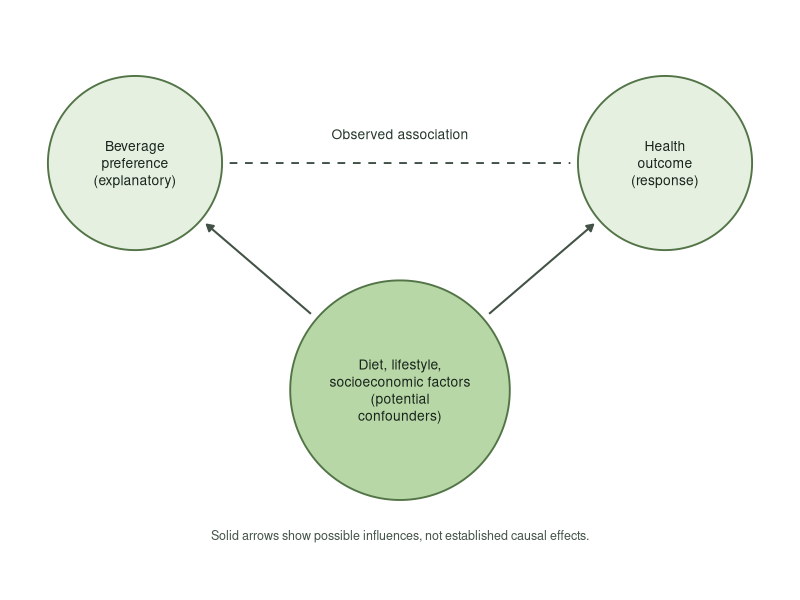
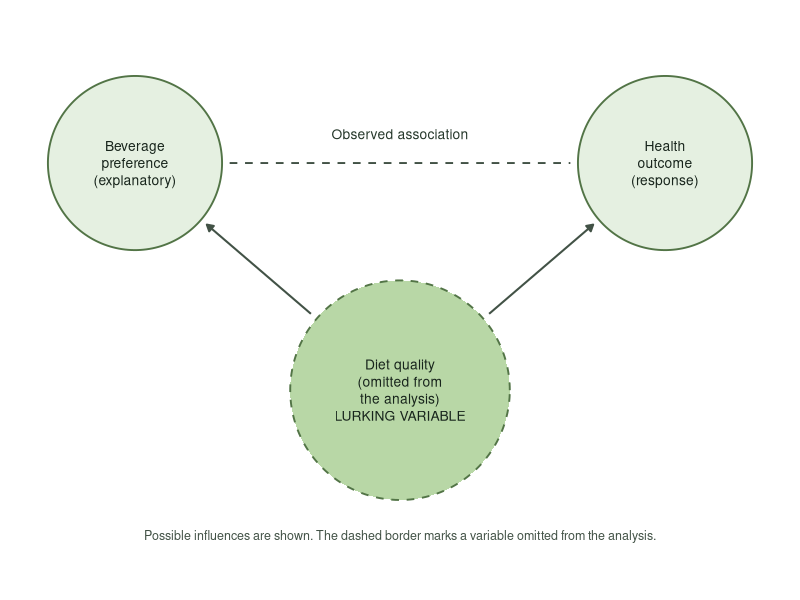
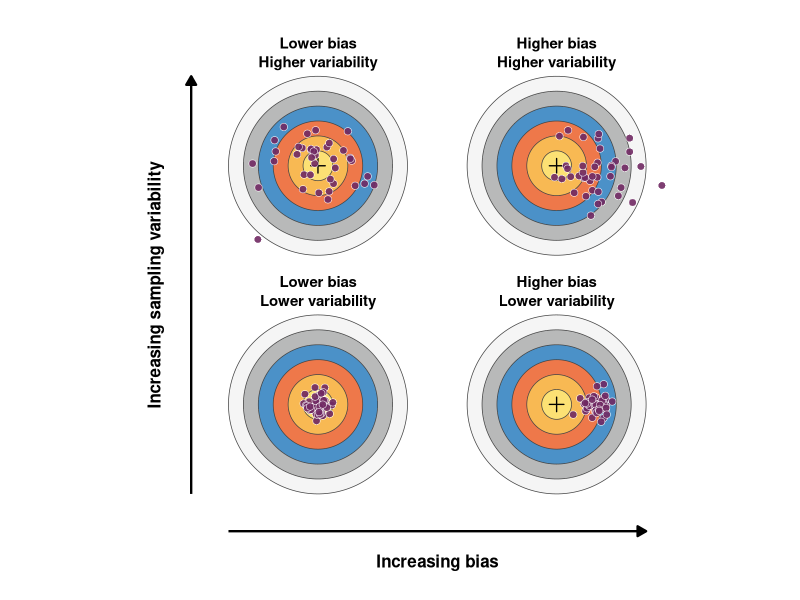
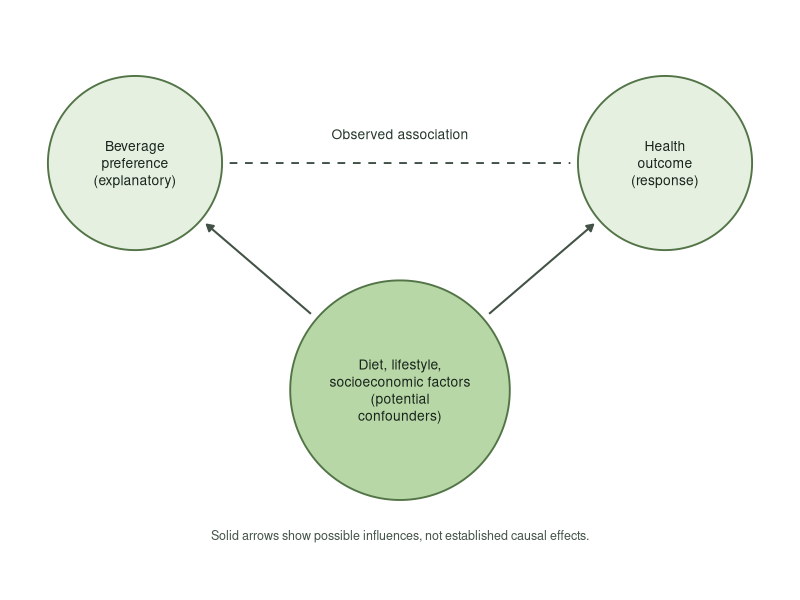
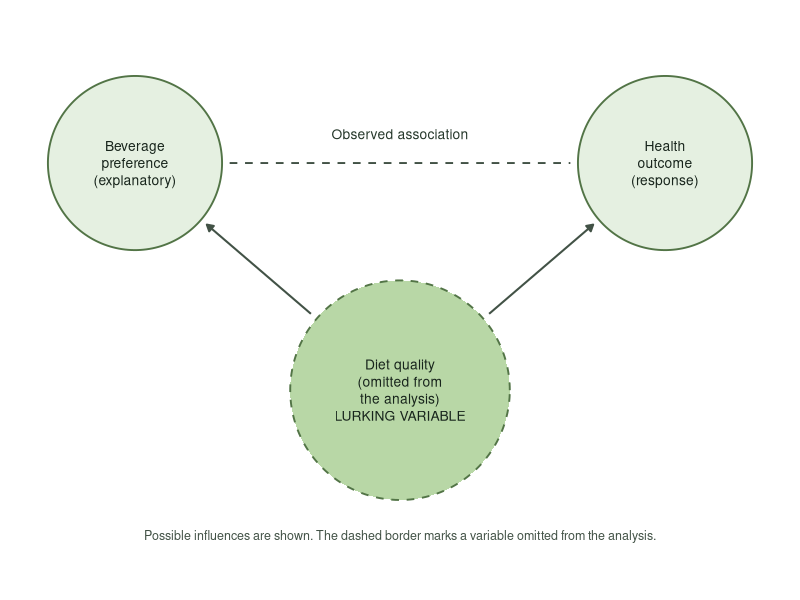
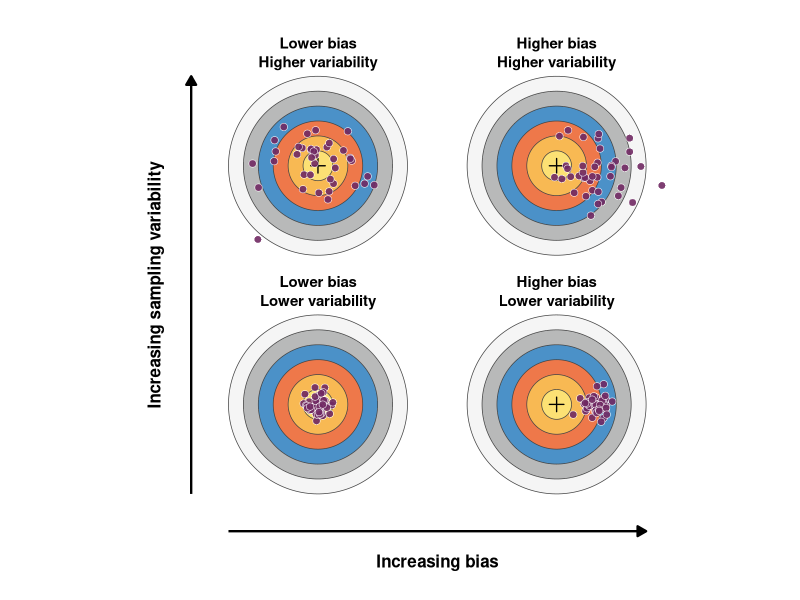

These figures' R source, in order:
## ---- chunk 1
knitr::opts_chunk$set(
  echo = TRUE,
  warning = FALSE,
  message = FALSE,
  error = FALSE,
  fig.align = "center",
  fig.width = 6,
  fig.height = 4
)

library(ggplot2)
library(dplyr)
library(tidyr)
library(gridExtra)

set.seed(123)

lecture_theme <- theme_minimal(base_size = 11) +
  theme(
    plot.title = element_text(size = 13, face = "bold", hjust = 0.5),
    axis.title = element_blank(),
    axis.text = element_blank(),
    panel.grid = element_blank(),
    plot.background = element_rect(fill = "white", colour = NA),
    panel.background = element_rect(fill = "white", colour = NA),
    plot.margin = margin(8, 10, 8, 10)
  )

lecture_chart_theme <- theme_minimal(base_size = 11) +
  theme(
    plot.title = element_text(size = 13, face = "bold", hjust = 0.5),
    plot.subtitle = element_text(size = 10.5, hjust = 0.5),
    axis.title = element_text(size = 11.5),
    axis.text = element_text(size = 9.5, colour = "#333333"),
    panel.grid.minor = element_blank(),
    plot.background = element_rect(fill = "white", colour = NA),
    panel.background = element_rect(fill = "white", colour = NA),
    plot.margin = margin(8, 10, 8, 10)
  )

save_plot <- function(filename, plot, width, height) {
  ggsave(
    filename = filename,
    plot = plot,
    width = width,
    height = height,
    units = "in",
    dpi = 300,
    bg = "white"
  )
}

# =============================================================
# Chapter 6: Confounding Diagram
# =============================================================
create_circle <- function(x0, y0, r, node_name, fill_colour,
                          border = "solid") {
  theta <- seq(0, 2 * pi, length.out = 180)

  data.frame(
    x = x0 + r * cos(theta),
    y = y0 + r * sin(theta),
    node = node_name,
    fill = fill_colour,
    border = border
  )
}

# Calculate endpoints so arrows stop outside the circles.
circle_edge <- function(from, to, r_from, r_to, gap = 0.10) {
  direction <- (to - from) / sqrt(sum((to - from)^2))

  start <- from + (r_from + gap) * direction
  end <- to - (r_to + gap) * direction

  data.frame(
    x = start[1],
    y = start[2],
    xend = end[1],
    yend = end[2]
  )
}

make_diagram <- function(lurking = FALSE) {
  explanatory <- c(0, 2.2)
  response <- c(7, 2.2)
  third_variable <- c(3.5, -0.8)

  upper_radius <- 1.15
  lower_radius <- 1.45

  circles <- rbind(
    create_circle(
      0, 2.2, upper_radius,
      "Explanatory", "#E5F0E1"
    ),
    create_circle(
      7, 2.2, upper_radius,
      "Response", "#E5F0E1"
    ),
    create_circle(
      3.5, -0.8, lower_radius,
      "Third variable", "#B8D7A6",
      border = if (lurking) "dashed" else "solid"
    )
  )

  # These arrows represent possible influences, not proven causes.
  influences <- rbind(
    circle_edge(
      third_variable, explanatory,
      lower_radius, upper_radius
    ),
    circle_edge(
      third_variable, response,
      lower_radius, upper_radius
    )
  )

  lower_label <- if (lurking) {
    "Diet quality\n(omitted from\nthe analysis)\nLURKING VARIABLE"
  } else {
    "Diet, lifestyle,\nsocioeconomic factors\n(potential\nconfounders)"
  }

  labels <- data.frame(
    x = c(0, 7, 3.5),
    y = c(2.2, 2.2, -0.8),
    label = c(
      "Beverage\npreference\n(explanatory)",
      "Health\noutcome\n(response)",
      lower_label
    )
  )

  caption <- if (lurking) {
    paste(
      "Possible influences are shown.",
      "The dashed border marks a variable omitted from the analysis."
    )
  } else {
    "Solid arrows show possible influences, not established causal effects."
  }

  ggplot() +
    # An observed association has no causal arrowhead.
    annotate(
      "segment",
      x = 1.25, y = 2.2,
      xend = 5.75, yend = 2.2,
      linetype = "dashed",
      linewidth = 0.65,
      colour = "#425246"
    ) +
    annotate(
      "text",
      x = 3.5, y = 2.58,
      label = "Observed association",
      size = 3.5,
      colour = "#26382B"
    ) +
    geom_segment(
      data = influences,
      aes(x = x, y = y, xend = xend, yend = yend),
      arrow = grid::arrow(
        length = grid::unit(0.18, "cm"),
        type = "closed"
      ),
      linewidth = 0.70,
      colour = "#425246"
    ) +
    geom_polygon(
      data = circles,
      aes(
        x = x, y = y,
        group = node,
        fill = fill,
        linetype = border
      ),
      colour = "#527446",
      linewidth = 0.65
    ) +
    scale_fill_identity() +
    scale_linetype_identity() +
    geom_text(
      data = labels,
      aes(x = x, y = y, label = label),
      size = 3.5,
      lineheight = 1.03,
      colour = "#18251C"
    ) +
    coord_fixed(
      xlim = c(-1.6, 8.6),
      ylim = c(-2.5, 3.6),
      expand = FALSE
    ) +
    labs(caption = caption) +
    theme_void() +
    theme(
      plot.caption = element_text(
        size = 9,
        colour = "#425246",
        hjust = 0.5,
        margin = margin(t = 8)
      ),
      plot.margin = margin(10, 10, 10, 10),
      plot.background = element_rect(
        fill = "white",
        colour = NA
      )
    )
}

# Create the two diagrams.
p_confound <- make_diagram(lurking = FALSE)
p_lurking <- make_diagram(lurking = TRUE)

# Display both diagrams in the knitted document.
print(p_confound)
print(p_lurking)

# Save image files for the Beamer slides.
ggsave(
  filename = "fig_ch6_confounding.png",
  plot = p_confound,
  width = 7,
  height = 4.5,
  units = "in",
  dpi = 300,
  bg = "white"
)

ggsave(
  filename = "fig_ch6_lurking.png",
  plot = p_lurking,
  width = 7,
  height = 4.5,
  units = "in",
  dpi = 300,
  bg = "white"
)

scenarios <- data.frame(
  scenario = c(
    "Low bias, high variability",
    "High bias, high variability",
    "Low bias, low variability",
    "High bias, low variability"
  ),
  centre_x = c(0, 16, 0, 16),
  centre_y = c(16, 16, 0, 0),
  bias = c(0, 2.6, 0, 2.6),
  spread = c(1.65, 1.65, 0.55, 0.55),
  label = c(
    "Lower bias\nHigher variability",
    "Higher bias\nHigher variability",
    "Lower bias\nLower variability",
    "Higher bias\nLower variability"
  )
)

# -------------------------------------------------------------
# Target rings, drawn from the outside inward
# -------------------------------------------------------------

make_circle <- function(r, fill_colour) {
  theta <- seq(0, 2 * pi, length.out = 180)

  data.frame(
    x = r * cos(theta),
    y = r * sin(theta),
    fill = fill_colour
  )
}

radii <- 6:1

ring_colours <- c(
  "#F5F5F5",
  "#B8B9B9",
  "#4B91C8",
  "#EE784A",
  "#F8B953",
  "#FCE174"
)

rings <- do.call(
  rbind,
  lapply(seq_along(radii), function(i) {
    data.frame(
      make_circle(radii[i], ring_colours[i]),
      ring = i
    )
  })
)

# Position one target in each quadrant.
rings_all <- do.call(
  rbind,
  lapply(seq_len(nrow(scenarios)), function(i) {
    data.frame(
      x = rings$x + scenarios$centre_x[i],
      y = rings$y + scenarios$centre_y[i],
      fill = rings$fill,
      ring = rings$ring,
      scenario = scenarios$scenario[i]
    )
  })
)

# -------------------------------------------------------------
# Illustrative estimates from repeated samples
# -------------------------------------------------------------

set.seed(42)

n_repeated_samples <- 40

points_all <- do.call(
  rbind,
  lapply(seq_len(nrow(scenarios)), function(i) {
    data.frame(
      x = scenarios$centre_x[i] +
        rnorm(
          n_repeated_samples,
          mean = scenarios$bias[i],
          sd = scenarios$spread[i]
        ),
      y = scenarios$centre_y[i] +
        rnorm(
          n_repeated_samples,
          mean = 0,
          sd = scenarios$spread[i]
        ),
      scenario = scenarios$scenario[i]
    )
  })
)

# -------------------------------------------------------------
# Draw the targets and the axes for the panel arrangement
# -------------------------------------------------------------

p_targets <- ggplot() +
  geom_polygon(
    data = rings_all,
    aes(
      x = x,
      y = y,
      group = interaction(scenario, ring),
      fill = fill
    ),
    colour = "#444444",
    linewidth = 0.25
  ) +
  scale_fill_identity() +

  # Each cross marks a true population value.
  geom_point(
    data = scenarios,
    aes(x = centre_x, y = centre_y),
    shape = 3,
    size = 3,
    stroke = 0.7,
    colour = "black"
  ) +

  # Each point represents an estimate from one repeated sample.
  geom_point(
    data = points_all,
    aes(x = x, y = y),
    shape = 21,
    fill = "#702963",
    colour = "white",
    stroke = 0.3,
    size = 2.3,
    alpha = 0.9
  ) +

  # Target labels
  geom_text(
    data = scenarios,
    aes(
      x = centre_x,
      y = centre_y + 7.6,
      label = label
    ),
    size = 3.8,
    fontface = "bold",
    lineheight = 1.05
  ) +

  # Horizontal axis: bias increases from left to right.
  annotate(
    "segment",
    x = -6, y = -8.5,
    xend = 22, yend = -8.5,
    arrow = grid::arrow(
      length = grid::unit(0.25, "cm"),
      type = "closed"
    ),
    linewidth = 0.8
  ) +
  annotate(
    "text",
    x = 8, y = -10.5,
    label = "Increasing bias",
    size = 4.3,
    fontface = "bold"
  ) +

  # Vertical axis: variability increases from bottom to top.
  annotate(
    "segment",
    x = -8.5, y = -6,
    xend = -8.5, yend = 22,
    arrow = grid::arrow(
      length = grid::unit(0.25, "cm"),
      type = "closed"
    ),
    linewidth = 0.8
  ) +
  annotate(
    "text",
    x = -11, y = 8,
    label = "Increasing sampling variability",
    angle = 90,
    size = 4.3,
    fontface = "bold"
  ) +

  coord_fixed(
    xlim = c(-13, 24),
    ylim = c(-12, 26),
    expand = FALSE
  ) +
  theme_void() +
  theme(
    plot.background = element_rect(
      fill = "white",
      colour = NA
    ),
    plot.margin = margin(12, 12, 12, 12)
  )

print(p_targets)

ggsave(
  filename = "fig_ch6_archery.png",
  plot = p_targets,
  width = 8,
  height = 8,
  units = "in",
  dpi = 300,
  bg = "white"
)
